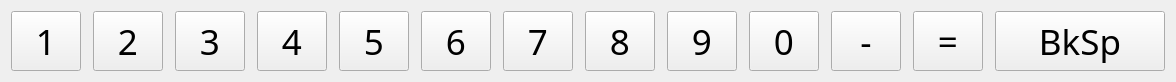
  <widget class="QWidget" name="layoutWidget">
   <property name="geometry">
    <rect>
     <x>9</x>
     <y>20</y>
     <width>1156</width>
     <height>62</height>
    </rect>
   </property>
   <property name="font">
    <font>
     <family>PT Sans</family>
     <pointsize>24</pointsize>
    </font>
   </property>
   <layout class="QHBoxLayout" name="hlRow0">
    <property name="spacing">
     <number>12</number>
    </property>
    <item>
     <widget class="QToolButton" name="KEY_1">
      <property name="sizePolicy">
       <sizepolicy hsizetype="MinimumExpanding" vsizetype="MinimumExpanding">
        <horstretch>0</horstretch>
        <verstretch>0</verstretch>
       </sizepolicy>
      </property>
      <property name="minimumSize">
       <size>
        <width>70</width>
        <height>60</height>
       </size>
      </property>
      <property name="maximumSize">
       <size>
        <width>70</width>
        <height>60</height>
       </size>
      </property>
      <property name="font">
       <font>
        <family>PT Sans</family>
        <pointsize>26</pointsize>
       </font>
      </property>
      <property name="focusPolicy">
       <enum>Qt::NoFocus</enum>
      </property>
      <property name="text">
       <string>1</string>
      </property>
     </widget>
    </item>
    <item>
     <widget class="QToolButton" name="KEY_2">
      <property name="sizePolicy">
       <sizepolicy hsizetype="MinimumExpanding" vsizetype="MinimumExpanding">
        <horstretch>0</horstretch>
        <verstretch>0</verstretch>
       </sizepolicy>
      </property>
      <property name="minimumSize">
       <size>
        <width>70</width>
        <height>60</height>
       </size>
      </property>
      <property name="maximumSize">
       <size>
        <width>70</width>
        <height>60</height>
       </size>
      </property>
      <property name="font">
       <font>
        <family>PT Sans</family>
        <pointsize>26</pointsize>
       </font>
      </property>
      <property name="focusPolicy">
       <enum>Qt::NoFocus</enum>
      </property>
      <property name="text">
       <string>2</string>
      </property>
     </widget>
    </item>
    <item>
     <widget class="QToolButton" name="KEY_3">
      <property name="sizePolicy">
       <sizepolicy hsizetype="MinimumExpanding" vsizetype="MinimumExpanding">
        <horstretch>0</horstretch>
        <verstretch>0</verstretch>
       </sizepolicy>
      </property>
      <property name="minimumSize">
       <size>
        <width>70</width>
        <height>60</height>
       </size>
      </property>
      <property name="maximumSize">
       <size>
        <width>70</width>
        <height>60</height>
       </size>
      </property>
      <property name="font">
       <font>
        <family>PT Sans</family>
        <pointsize>26</pointsize>
       </font>
      </property>
      <property name="focusPolicy">
       <enum>Qt::NoFocus</enum>
      </property>
      <property name="text">
       <string>3</string>
      </property>
     </widget>
    </item>
    <item>
     <widget class="QToolButton" name="KEY_4">
      <property name="sizePolicy">
       <sizepolicy hsizetype="MinimumExpanding" vsizetype="MinimumExpanding">
        <horstretch>0</horstretch>
        <verstretch>0</verstretch>
       </sizepolicy>
      </property>
      <property name="minimumSize">
       <size>
        <width>70</width>
        <height>60</height>
       </size>
      </property>
      <property name="maximumSize">
       <size>
        <width>70</width>
        <height>60</height>
       </size>
      </property>
      <property name="font">
       <font>
        <family>PT Sans</family>
        <pointsize>26</pointsize>
       </font>
      </property>
      <property name="focusPolicy">
       <enum>Qt::NoFocus</enum>
      </property>
      <property name="text">
       <string>4</string>
      </property>
     </widget>
    </item>
    <item>
     <widget class="QToolButton" name="KEY_5">
      <property name="sizePolicy">
       <sizepolicy hsizetype="MinimumExpanding" vsizetype="MinimumExpanding">
        <horstretch>0</horstretch>
        <verstretch>0</verstretch>
       </sizepolicy>
      </property>
      <property name="minimumSize">
       <size>
        <width>70</width>
        <height>60</height>
       </size>
      </property>
      <property name="maximumSize">
       <size>
        <width>70</width>
        <height>60</height>
       </size>
      </property>
      <property name="font">
       <font>
        <family>PT Sans</family>
        <pointsize>26</pointsize>
       </font>
      </property>
      <property name="focusPolicy">
       <enum>Qt::NoFocus</enum>
      </property>
      <property name="text">
       <string>5</string>
      </property>
     </widget>
    </item>
    <item>
     <widget class="QToolButton" name="KEY_6">
      <property name="sizePolicy">
       <sizepolicy hsizetype="MinimumExpanding" vsizetype="MinimumExpanding">
        <horstretch>0</horstretch>
        <verstretch>0</verstretch>
       </sizepolicy>
      </property>
      <property name="minimumSize">
       <size>
        <width>70</width>
        <height>60</height>
       </size>
      </property>
      <property name="maximumSize">
       <size>
        <width>70</width>
        <height>60</height>
       </size>
      </property>
      <property name="font">
       <font>
        <family>PT Sans</family>
        <pointsize>26</pointsize>
       </font>
      </property>
      <property name="focusPolicy">
       <enum>Qt::NoFocus</enum>
      </property>
      <property name="text">
       <string>6</string>
      </property>
     </widget>
    </item>
    <item>
     <widget class="QToolButton" name="KEY_7">
      <property name="sizePolicy">
       <sizepolicy hsizetype="MinimumExpanding" vsizetype="MinimumExpanding">
        <horstretch>0</horstretch>
        <verstretch>0</verstretch>
       </sizepolicy>
      </property>
      <property name="minimumSize">
       <size>
        <width>70</width>
        <height>60</height>
       </size>
      </property>
      <property name="maximumSize">
       <size>
        <width>70</width>
        <height>60</height>
       </size>
      </property>
      <property name="font">
       <font>
        <family>PT Sans</family>
        <pointsize>26</pointsize>
       </font>
      </property>
      <property name="focusPolicy">
       <enum>Qt::NoFocus</enum>
      </property>
      <property name="text">
       <string>7</string>
      </property>
     </widget>
    </item>
    <item>
     <widget class="QToolButton" name="KEY_8">
      <property name="sizePolicy">
       <sizepolicy hsizetype="MinimumExpanding" vsizetype="MinimumExpanding">
        <horstretch>0</horstretch>
        <verstretch>0</verstretch>
       </sizepolicy>
      </property>
      <property name="minimumSize">
       <size>
        <width>70</width>
        <height>60</height>
       </size>
      </property>
      <property name="maximumSize">
       <size>
        <width>70</width>
        <height>60</height>
       </size>
      </property>
      <property name="font">
       <font>
        <family>PT Sans</family>
        <pointsize>26</pointsize>
       </font>
      </property>
      <property name="focusPolicy">
       <enum>Qt::NoFocus</enum>
      </property>
      <property name="text">
       <string>8</string>
      </property>
     </widget>
    </item>
    <item>
     <widget class="QToolButton" name="KEY_9">
      <property name="sizePolicy">
       <sizepolicy hsizetype="MinimumExpanding" vsizetype="MinimumExpanding">
        <horstretch>0</horstretch>
        <verstretch>0</verstretch>
       </sizepolicy>
      </property>
      <property name="minimumSize">
       <size>
        <width>70</width>
        <height>60</height>
       </size>
      </property>
      <property name="maximumSize">
       <size>
        <width>70</width>
        <height>60</height>
       </size>
      </property>
      <property name="font">
       <font>
        <family>PT Sans</family>
        <pointsize>26</pointsize>
       </font>
      </property>
      <property name="focusPolicy">
       <enum>Qt::NoFocus</enum>
      </property>
      <property name="text">
       <string>9</string>
      </property>
     </widget>
    </item>
    <item>
     <widget class="QToolButton" name="KEY_0">
      <property name="sizePolicy">
       <sizepolicy hsizetype="MinimumExpanding" vsizetype="MinimumExpanding">
        <horstretch>0</horstretch>
        <verstretch>0</verstretch>
       </sizepolicy>
      </property>
      <property name="minimumSize">
       <size>
        <width>70</width>
        <height>60</height>
       </size>
      </property>
      <property name="maximumSize">
       <size>
        <width>70</width>
        <height>60</height>
       </size>
      </property>
      <property name="font">
       <font>
        <family>PT Sans</family>
        <pointsize>26</pointsize>
       </font>
      </property>
      <property name="focusPolicy">
       <enum>Qt::NoFocus</enum>
      </property>
      <property name="text">
       <string>0</string>
      </property>
     </widget>
    </item>
    <item>
     <widget class="QToolButton" name="KEY_MINUS">
      <property name="sizePolicy">
       <sizepolicy hsizetype="MinimumExpanding" vsizetype="MinimumExpanding">
        <horstretch>0</horstretch>
        <verstretch>0</verstretch>
       </sizepolicy>
      </property>
      <property name="minimumSize">
       <size>
        <width>70</width>
        <height>60</height>
       </size>
      </property>
      <property name="maximumSize">
       <size>
        <width>70</width>
        <height>60</height>
       </size>
      </property>
      <property name="font">
       <font>
        <family>PT Sans</family>
        <pointsize>26</pointsize>
       </font>
      </property>
      <property name="focusPolicy">
       <enum>Qt::NoFocus</enum>
      </property>
      <property name="text">
       <string>-</string>
      </property>
     </widget>
    </item>
    <item>
     <widget class="QToolButton" name="KEY_EQUAL">
      <property name="sizePolicy">
       <sizepolicy hsizetype="MinimumExpanding" vsizetype="MinimumExpanding">
        <horstretch>0</horstretch>
        <verstretch>0</verstretch>
       </sizepolicy>
      </property>
      <property name="minimumSize">
       <size>
        <width>70</width>
        <height>60</height>
       </size>
      </property>
      <property name="maximumSize">
       <size>
        <width>70</width>
        <height>60</height>
       </size>
      </property>
      <property name="font">
       <font>
        <family>PT Sans</family>
        <pointsize>26</pointsize>
       </font>
      </property>
      <property name="focusPolicy">
       <enum>Qt::NoFocus</enum>
      </property>
      <property name="text">
       <string>=</string>
      </property>
     </widget>
    </item>
    <item>
     <widget class="QToolButton" name="KEY_BACKSPACE">
      <property name="sizePolicy">
       <sizepolicy hsizetype="MinimumExpanding" vsizetype="MinimumExpanding">
        <horstretch>0</horstretch>
        <verstretch>0</verstretch>
       </sizepolicy>
      </property>
      <property name="minimumSize">
       <size>
        <width>170</width>
        <height>60</height>
       </size>
      </property>
      <property name="maximumSize">
       <size>
        <width>145</width>
        <height>60</height>
       </size>
      </property>
      <property name="font">
       <font>
        <family>PT Sans</family>
        <pointsize>26</pointsize>
       </font>
      </property>
      <property name="focusPolicy">
       <enum>Qt::NoFocus</enum>
      </property>
      <property name="text">
       <string>BkSp</string>
      </property>
      <property name="icon">
       <iconset resource="../GUI/Resources/Resources.qrc">
        <normaloff>:/Images/backspace_b.png</normaloff>:/Images/backspace_b.png</iconset>
      </property>
      <property name="iconSize">
       <size>
        <width>32</width>
        <height>32</height>
       </size>
      </property>
     </widget>
    </item>
   </layout>
  </widget>
